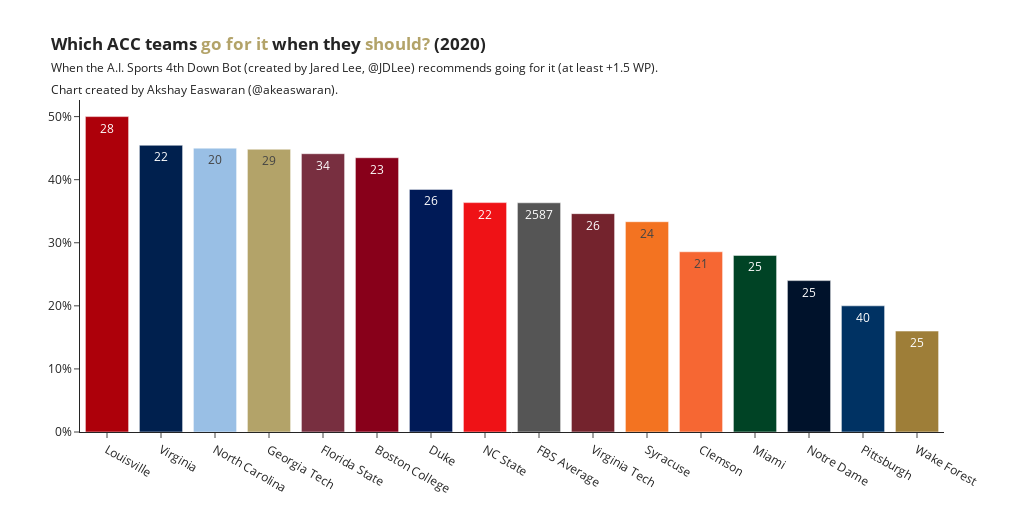

The notebook cell saved with this chart:
### Code cell
# https://medium.com/@moritzkoerber/how-to-plot-a-grouped-stacked-bar-chart-in-plotly-df1685b83460

import plotly.graph_objects as go

fig = go.Figure()

fig.update_layout(
    template="simple_white",
#     xaxis=dict(title_text="Optimal Decision"),
    yaxis=dict(tickformat=".0%"),
    barmode="stack",
    title='<b>Which ACC teams <span style="color:#b3a369;">go for it</span> when they <span style="color:#b3a369;">should?</span> (2020)</b><br><span style="color:#222;font-size:12px;">When the A.I. Sports 4th Down Bot (created by Jared Lee, <a href="https://twitter.com/JDLee">@JDLee</a>) recommends going for it (at least +1.5 WP).</span><br><span style="color:#222;font-size:12px;margin-top:0;">Chart created by Akshay Easwaran (<a href="https://twitter.com/akeaswaran">@akeaswaran</a>).</span>',
#     legend_title="Coach's Choice",
    width=1024,
    height=512
)

filter_teams = acc + ["FBS Average"]

acc_strong = conf_strong_dec[(conf_strong_dec.pos_team.isin(filter_teams)) & (conf_strong_dec.choice == "Go") & (conf_strong_dec.season == 2020)]

for r in acc_strong.choice.unique():
    plot_df = acc_strong[(acc_strong.choice == r)]
    fig.add_trace(
        go.Bar(x=plot_df.pos_team, y=plot_df.value, text=plot_df["total"], textposition='auto', name=r, marker_color=plot_df.color),
    )    
    
fig

### Figure 1 — Plotly figure (JSON) as saved in the notebook; plotly's stock layout.template omitted (floating-point values rounded to 4 significant figures)
{"data": [{"marker": {"color": ["#ad000a", "#00204e", "#99bfe5", "#b3a369", "#782F40", "#88001a", "#001A57", "#EF1216", "#555555", "#74232D", "#F37321", "#F66733", "#004325", "#00122b", "#003263", "#9E7E38"]}, "name": "Go", "text": [28, 22, 20, 29, 34, 23, 26, 22, 2587, 26, 24, 21, 25, 25, 40, 25], "textposition": "auto", "type": "bar", "x": ["Louisville", "Virginia", "North Carolina", "Georgia Tech", "Florida State", "Boston College", "Duke", "NC State", "FBS Average", "Virginia Tech", "Syracuse", "Clemson", "Miami", "Notre Dame", "Pittsburgh", "Wake Forest"], "y": [0.5, 0.4545, 0.45, 0.4483, 0.4412, 0.4348, 0.3846, 0.3636, 0.3634, 0.3462, 0.3333, 0.2857, 0.28, 0.24, 0.2, 0.16]}], "layout": {"barmode": "stack", "height": 512, "title": {"text": "<b>Which ACC teams <span style=\"color:#b3a369;\">go for it</span> when they <span style=\"color:#b3a369;\">should?</span> (2020)</b><br><span style=\"color:#222;font-size:12px;\">When the A.I. Sports 4th Down Bot (created by Jared Lee, <a href=\"https://twitter.com/JDLee\">@JDLee</a>) recommends going for it (at least +1.5 WP).</span><br><span style=\"color:#222;font-size:12px;margin-top:0;\">Chart created by Akshay Easwaran (<a href=\"https://twitter.com/akeaswaran\">@akeaswaran</a>).</span>"}, "width": 1024, "yaxis": {"tickformat": ".0%"}}}
